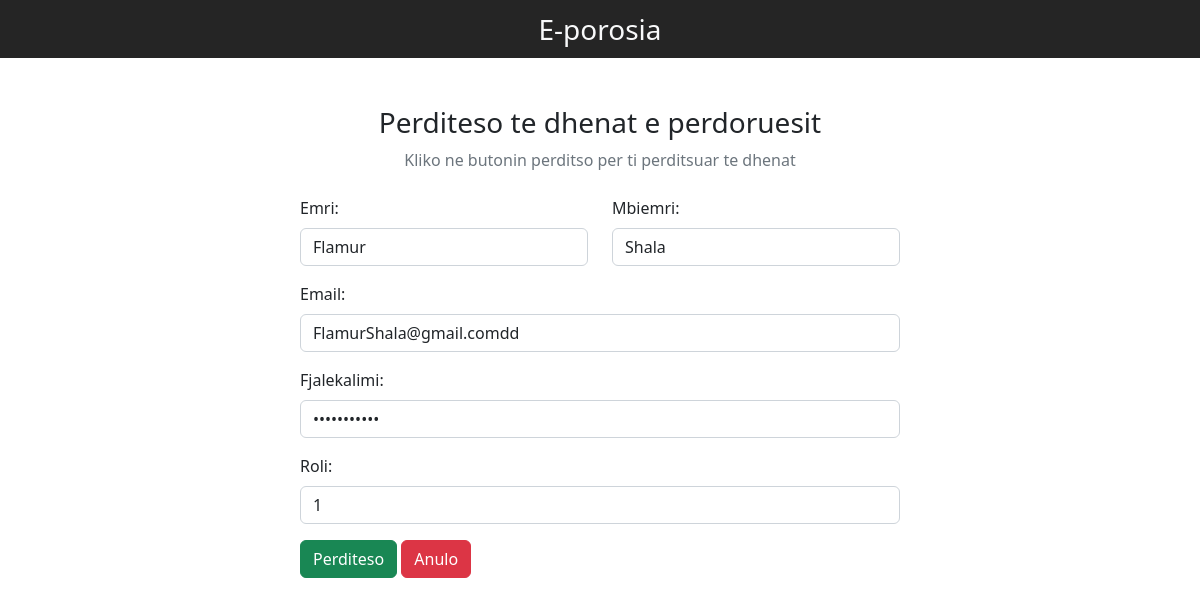
The page /CRUD/edit.php?id=1 on the database its author committed.
### tables this page shows
CREATE TABLE `users` (
  `id` int(255) NOT NULL,
  `first_name` varchar(255) NOT NULL,
  `last_name` varchar(255) NOT NULL,
  `email` varchar(255) NOT NULL,
  `password` varchar(50) NOT NULL,
  `role` int(10) NOT NULL DEFAULT 1
);

### CRUD/edit.php (the view, shortened to what this page needs)
<?php
include "db_conn.php";
$id = $_GET["id"];
?>
<!DOCTYPE html>
<html lang="en">
<head>
  <link href="https://cdn.jsdelivr.net/npm/bootstrap@5.2.3/dist/css/bootstrap.min.css" rel="stylesheet"
>
  <link rel="stylesheet" href="https://cdnjs.cloudflare.com/ajax/libs/font-awesome/6.4.0/css/all.min.css"
 />
</head>
<body>
  <nav class="navbar navbar-light justify-content-center fs-3 mb-5 text-light" style="background-color: #252525;">
    E-porosia
  </nav>
  <div class="container">
    <div class="text-center mb-4">
      <h3>Perditeso te dhenat e perdoruesit</h3>
      <p class="text-muted">Kliko ne butonin perditso per ti perditsuar te dhenat</p>
    </div>
    <?php
    $sql = "SELECT * FROM `users` WHERE id = $id LIMIT 1";
    $result = mysqli_query($conn, $sql);
    $row = mysqli_fetch_assoc($result);
    ?>
    <div class="container d-flex justify-content-center">
      <form action="" method="post" style="width:50vw; min-width:300px;">
        <div class="row mb-3">
          <div class="col">
            <label class="form-label">Emri:</label>
            <input type="text" class="form-control" name="first_name" value="<?php echo $row['first_name'] ?>" required>
          </div>
          <div class="col">
            <label class="form-label">Mbiemri:</label>
            <input type="text" class="form-control" name="last_name" value="<?php echo $row['last_name'] ?>" required>
          </div>
        </div>
        <div class="mb-3">
          <label class="form-label">Email:</label>
          <input type="email" class="form-control" name="email" value="<?php echo $row['email'] ?>" required>
        </div>
        <div class="form-group mb-3">
          <label class="form-label">Fjalekalimi:</label>
          <input type="password" class="form-control" name="password" value="<?php echo $row['password'] ?>" required>
        </div>
        <div class="form-group mb-3">
          <label class="form-label">Roli:</label>
          <input type="text" class="form-control" name="role" value="<?php echo $row['role'] ?>" required>
        </div>
        <div>
          <button type="submit" class="btn btn-success" name="submit">Perditeso</button>
          <a href="index.php" class="btn btn-danger">Anulo</a>
        </div>
      </form>
    </div>
  </div>
</body>
</html>

### rows shown on the page
users: first_name "Flamur", last_name "Shala", email "FlamurShala@gmail.comdd", role "1"
